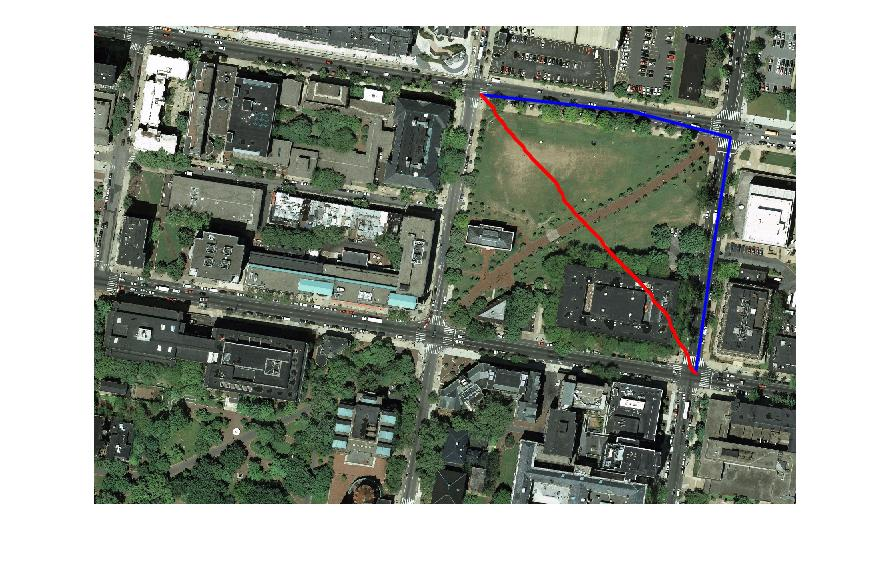
%> input picture images/iter1.jpg, 892 x 569 px
$ octave --eval "result = detectBuildings1(imread('../images/iter1.jpg'));"   (GNU Octave 9; MATLAB toolbox functions it lacks are replaced by stand-ins)
%> lines starting %> are read from the running program, lines starting %| are printed output that depends on the picture; in (x1, y1, x2, y2) boxes, pixels count from 0 and x2, y2 are one past the last pixel; in counts of white or black regions, pixels touching at a corner belong together; the program's own positions count from 1
function [BW,maskedBWImage] = detectBuildings1(RGB)
%createMask  Threshold RGB image using auto-generated code from colorThresholder app.
%  [BW,MASKEDRGBIMAGE] = createMask(RGB) thresholds image RGB using
%  auto-generated code from the colorThresholder App. The colorspace and
%  minimum/maximum values for each channel of the colorspace were set in the
%  App and result in a binary mask BW and a composite image maskedRGBImage,
%  which shows the original RGB image values under the mask BW.

% Auto-generated by colorThresholder app on 05-Apr-2016
%------------------------------------------------------


% Convert RGB image to chosen color space
I = rgb2ycbcr(RGB);
%> I: size 569x892x3 uint8; mean of channels 1, 2, 3 144.8, 124.6, 126.2

% Define thresholds for channel 1 based on histogram settings
channel1Min = 70.000;
channel1Max = 79.000;

% Define thresholds for channel 2 based on histogram settings
channel2Min = 122.000;
channel2Max = 128.000;

% Define thresholds for channel 3 based on histogram settings
channel3Min = 123.000;
channel3Max = 130.000;

% Create mask based on chosen histogram thresholds
BW = (I(:,:,1) >= channel1Min ) & (I(:,:,1) <= channel1Max) & ...
    (I(:,:,2) >= channel2Min ) & (I(:,:,2) <= channel2Max) & ...
    (I(:,:,3) >= channel3Min ) & (I(:,:,3) <= channel3Max);
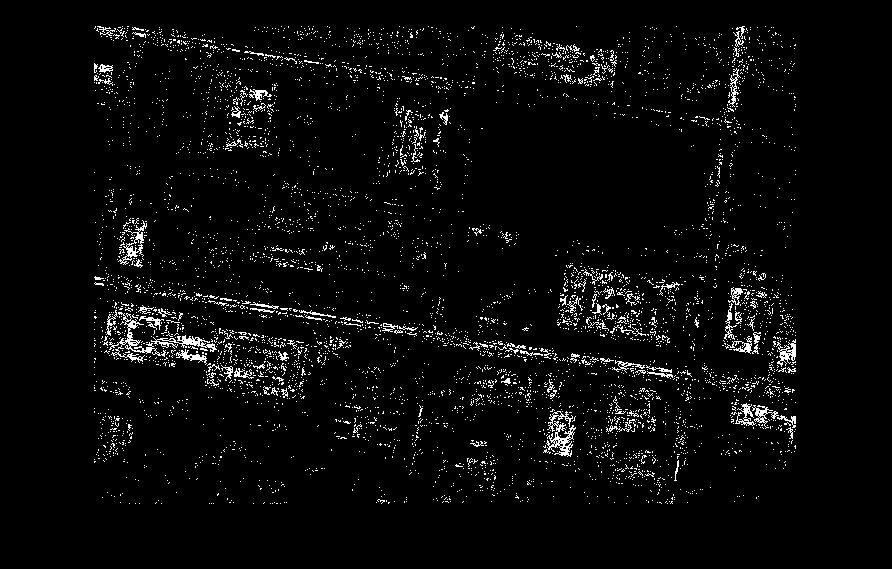
%> BW: size 569x892 logical; 3.7% white in thin lines or dots, all inside (x1, y1, x2, y2) = (94, 26, 796, 504)

% Initialize output masked image based on input image.
maskedBWImage = double(BW);
maskedBWImage = imgaussfilt(maskedBWImage,2);
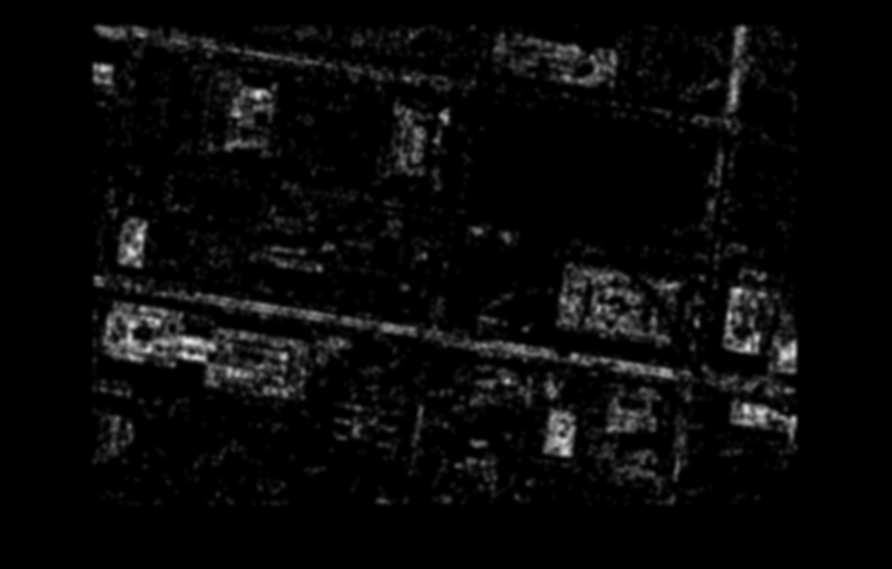
%> maskedBWImage: size 569x892 double; min 0, max 0.903, mean 0.0374
